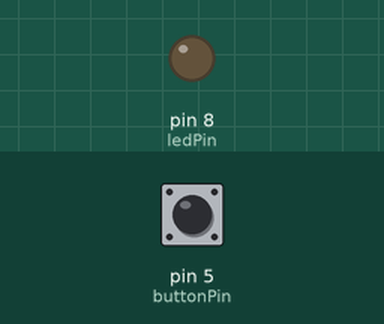
Recording of a sketch running on a simulated Arduino Uno, built with avr-gcc and run on an emulated ATmega328P. On the bench: output pins drawn as LEDs (lit = HIGH). The inputs (shaded band) are chosen by the test bench; at power-on: pin 5 (buttonPin) LOW.

Above: at 1.2 s.
1.3 s: pin 5 (buttonPin) pulled HIGH for 0.15 s
At 2.4 s:
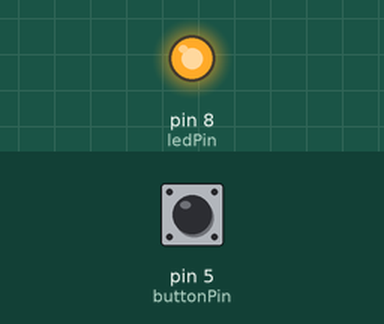
2.9 s: pin 5 (buttonPin) pulled HIGH for 1 s
At 3.7 s:
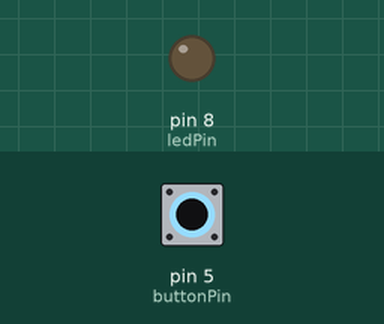
5.4 s: pin 5 (buttonPin) pulled HIGH for 3.2 s
At 6.8 s:
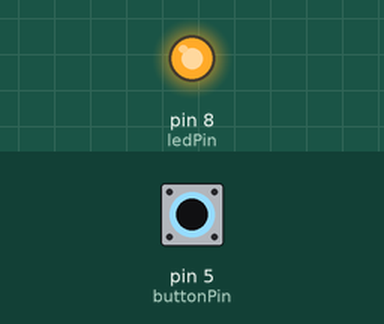
Timing chart, 0 to 8.4 s (numbered marks = the images above; inputs shaded):
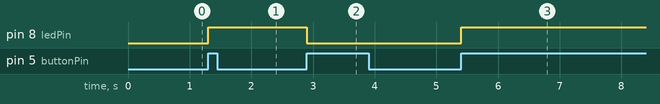

Measured:
- after the input at 1.3 s, pin 8 (ledPin): LOW → HIGH at once
- after the input at 2.9 s, pin 8 (ledPin): HIGH → LOW at once
- after the input at 5.4 s, pin 8 (ledPin): LOW → HIGH at once

The sketch:

Stand_by_LEDs_By_Single_button.ino
```cpp
int ledPin = 8;
int ledState = LOW;
int buttonPin = 5;
int buttonState = 0;
int lastButtonState = LOW;

void setup(){
  pinMode(ledPin, OUTPUT);
  pinMode(buttonPin, INPUT);
}

void loop(){
  buttonState = digitalRead(buttonPin);
  if(buttonState == HIGH && lastButtonState == LOW){
    ledState = !ledState;
    digitalWrite(ledPin, ledState);
    delay(200);
  }
   lastButtonState = buttonState;
}
```
